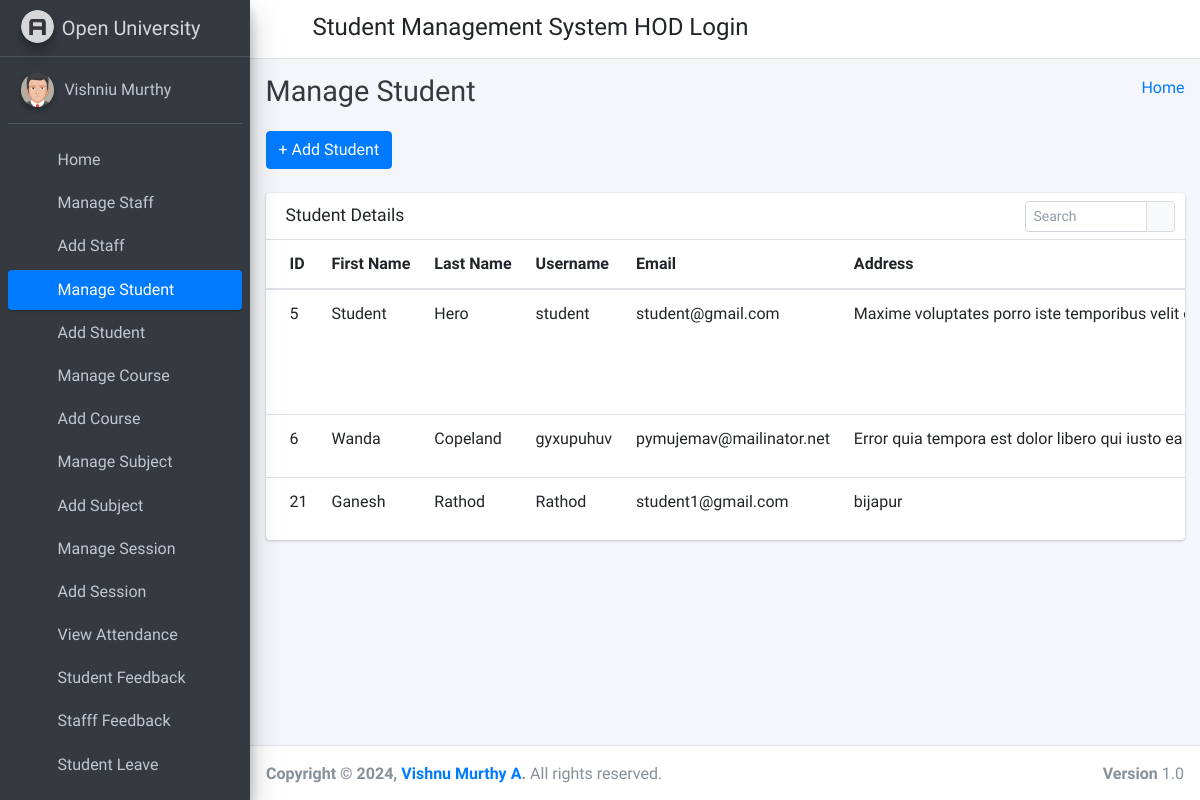
Screenshot of /manage_student/ (signed in) with the database file from the repository.
### student_management_app/models.py (models this page shows)
class CustomUser(AbstractUser):
    user_type_data = ((1, "HOD"), (2, "Staff"), (3, "Student"))
    user_type = models.CharField(default=1, choices=user_type_data, max_length=10)

class Students(models.Model):
    id = models.AutoField(primary_key=True)
    admin = models.OneToOneField(CustomUser, on_delete = models.CASCADE)
    gender = models.CharField(max_length=50)
    profile_pic = models.FileField()
    address = models.TextField()
    course_id = models.ForeignKey(Courses, on_delete=models.DO_NOTHING, default=1)
    session_year_id = models.ForeignKey(SessionYearModel, on_delete=models.CASCADE)
    created_at = models.DateTimeField(auto_now_add=True)
    updated_at = models.DateTimeField(auto_now=True)
    objects = models.Manager()

### student_management_app/HodViews.py (the view)
# urls.py: path('manage_student/', HodViews.manage_student, name="manage_student"),
def manage_student(request):
    students = Students.objects.all()
    context = {
        "students": students
    }
    return render(request, 'hod_template/manage_student_template.html', context)

### student_management_app/LoginCheckMiddleWare.py (called while the page is built, shortened)
    def process_view(self, request, view_func, view_args, view_kwargs):
        modulename = view_func.__module__
        user = request.user
        if user.is_authenticated:
            if user.user_type == "1":
                if modulename == "student_management_app.HodViews":
                    pass
                elif modulename == "student_management_app.views" or modulename == "django.views.static":
                    pass
                else:
                    return redirect("admin_home")
            else:
                return redirect("login")
        else:
            if request.path == reverse("login") or request.path == reverse("doLogin"):
                pass
            else:
                return redirect("login")

### student_management_app/templates/hod_template/manage_student_template.html (shortened to what this page needs)
{% extends 'hod_template/base_template.html' %}
{% block page_title %}
    Manage Student
{% endblock page_title %}
{% block main_content %}
{% load static %}
<section class="content">
        <div class="container-fluid">
            <a class="btn btn-primary" href="{% url 'add_student' %}" role="button">+ Add Student</a> <br/>&nbsp;
            <div class="row">
                <div class="col-md-12">
                    <div class="card">
                        <div class="card-header">
                            <h3 class="card-title">Student Details</h3>
                            <div class="card-tools">
                            <div class="input-group input-group-sm" style="width: 150px;">
                                <input type="text" name="table_search" class="form-control float-right" placeholder="Search">
                                <div class="input-group-append">
                                <button type="submit" class="btn btn-default"><i class="fas fa-search"></i></button>
                                </div>
                            </div>
                            </div>
                        </div>
                        <div class="card-body table-responsive p-0">
                            <table class="table table-hover text-nowrap">
                            <thead>
                                <tr>
                                <th>ID</th>
                                <th>First Name</th>
                                <th>Last Name</th>
                                <th>Username</th>
                                <th>Email</th>
                                <th>Address</th>
                                </tr>
                            </thead>
                            <tbody>
                                {% for student in students %}
                                <tr>
                                <td>{{ student.admin.id }}</td>
                                <td>{{ student.admin.first_name }}</td>
                                <td>{{ student.admin.last_name }}</td>
                                <td>{{ student.admin.username }}</td>
                                <td>{{ student.admin.email }}</td>
                                <td>{{ student.address }}</td>
                                </tr>
                                {% endfor %}
                            </tbody>
                            </table>
                        </div>
                        </div>
                </div>
            </div>
        </div>
      </section>
  {% endblock main_content %}

### student_management_app/templates/hod_template/base_template.html (shortened to what this page needs)
{% load static %}
<!DOCTYPE html>
<html>
<head>
  <link rel="stylesheet" href="{% static 'fontawesome-free/css/all.min.css' %}">
  <link rel="stylesheet" href="https://code.ionicframework.com/ionicons/2.0.1/css/ionicons.min.css">
  <link rel="stylesheet" href="{% static 'tempusdominus-bootstrap-4/css/tempusdominus-bootstrap-4.min.css' %}">
  <link rel="stylesheet" href="{% static 'icheck-bootstrap/icheck-bootstrap.min.css' %}">
  <link rel="stylesheet" href="{% static 'jqvmap/jqvmap.min.css' %}">
  <link rel="stylesheet" href="{% static 'dist/css/adminlte.min.css'  %}">
  <link rel="stylesheet" href="{% static 'overlayScrollbars/css/OverlayScrollbars.min.css' %}">
  <link rel="stylesheet" href="{% static 'daterangepicker/daterangepicker.css' %}">
  <link rel="stylesheet" href="{% static 'summernote/summernote-bs4.css' %}">
</head>
<body class="hold-transition sidebar-mini layout-fixed">
  <div class="wrapper">
    <nav class="main-header navbar navbar-expand navbar-white navbar-light">
      <ul class="navbar-nav">
        <li class="nav-item">
          <a class="nav-link" data-widget="pushmenu" href="#" role="button"><i class="fas fa-bars"></i></a>
        </li>
      </ul>
      <h4 style="margin-left: 10px; margin-top: 5px;">Student Management System HOD Login</h4>
      <ul class="navbar-nav ml-auto">
      <li class="nav-item dropdown">
        <a class="nav-link" data-toggle="dropdown" href="#" aria-expanded="false">
          <i class="fas fa-cog"></i>
        </a>
      </li>
    </ul>
    </nav>
    {% include 'hod_template/sidebar_template.html' with user=user id=id %}
    <div class="content-wrapper">
      <div class="content-header">
        <div class="container-fluid">
          <div class="row mb-2">
            <div class="col-sm-6">
              <h1 class="m-0 text-dark">
                {% block page_title %}
                {% endblock page_title %}
              </h1>
            </div>
            <div class="col-sm-6">
              <ol class="breadcrumb float-sm-right">
                <li class="breadcrumb-item"><a href="{% url 'admin_home' %}">Home</a></li>
              </ol>
            </div>
          </div>
        </div>
      </div>
      {% block main_content %}
      {% endblock main_content %}
    </div>
    {% include 'hod_template/footer.html' %}
  </div>
</body>
</html>

### student_management_app/templates/hod_template/sidebar_template.html (shortened to what this page needs)
{% load static %}
<aside class="main-sidebar sidebar-dark-primary elevation-4">
      <a href="{% url 'admin_home' %}" class="brand-link">
        <img src="{% static 'dist/img/AdminLTELogo.png' %}" alt="AdminLTE Logo" class="brand-image img-circle elevation-3"
            style="opacity: .8">
        <span class="brand-text font-weight-light">Open University</span>
      </a>
      <div class="sidebar">
        <div class="user-panel mt-3 pb-3 mb-3 d-flex">
          <div class="image">
            <img src="{% static 'dist/img/user2-160x160.jpg' %}" class="img-circle elevation-2" alt="User Image">
          </div>
          <div class="info">
            <a href="{% url 'admin_profile' %}" class="d-block">{{ user.first_name }} {{ user.last_name }}</a>
          </div>
        </div>
        <nav class="mt-2">
          <ul class="nav nav-pills nav-sidebar flex-column" data-widget="treeview" role="menu" data-accordion="false">
            <li class="nav-item">
              {% url 'admin_home' as admin_home %}
              <a href="{{ admin_home }}" class="nav-link {% if request.path == admin_home %} active {% endif %}">
                <i class="nav-icon fas fa-tachometer-alt"></i>
                <p>
                  Home
                </p>
              </a>
            </li>
            <li class="nav-item">
              {% url 'manage_staff' as manage_staff %}
              {% url 'edit_staff' staff_id=id as edit_staff %}
              <a href="{{ manage_staff }}" class="nav-link {% if request.path == manage_staff %} active {% endif %} {% if request.path == edit_staff %} active {% endif %}">
                <i class="nav-icon fas fa-chalkboard-teacher"></i>
                <p>
                  Manage Staff
                </p>
              </a>
            </li>
            <li class="nav-item">
              {% url 'add_staff' as add_staff %}
              <a href="{{ add_staff }}" class="nav-link {% if request.path == add_staff %} active {% endif %}">
                <i class="nav-icon fas fa-th"></i>
                <p>
                  Add Staff
                </p>
              </a>
            </li>
            <li class="nav-item">
              {% url 'manage_student' as manage_student %}
              {% url 'edit_student' student_id=id as edit_student %}
              <a href="{{ manage_student }}" class="nav-link {% if request.path == manage_student %} active {% endif %} {% if request.path == edit_student %} active {% endif %}">
                <i class="nav-icon fas fa-user-graduate"></i>
                <p>
                  Manage Student
                </p>
              </a>
            </li>
            <li class="nav-item">
              {% url 'add_student' as add_student %}
              <a href="{{ add_student }}" class="nav-link {% if request.path == add_student %} active {% endif %}">
                <i class="nav-icon fas fa-th"></i>
                <p>
                  Add Student
                </p>
              </a>
            </li>
            <li class="nav-item">
              {% url 'manage_course' as manage_course %}
              {% url 'edit_course' course_id=id as edit_course %}
              <a href="{{ manage_course }}" class="nav-link {% if request.path == manage_course %} active {% endif %} {% if request.path == edit_course %} active {% endif %}">
                <i class="nav-icon fas fa-chalkboard"></i>
                <p>
                  Manage Course
                </p>
              </a>
            </li>
            <li class="nav-item">
            {% url 'add_course' as add_course %}
              <a href="{{ add_course }}" class="nav-link {% if request.path == add_course %} active {% endif %}">
                <i class="nav-icon fas fa-th"></i>
                <p>
                  Add Course
                </p>
              </a>
            </li>
            <li class="nav-item">
              {% url 'manage_subject' as manage_subject %}
              {% url 'edit_subject' subject_id=id as edit_subject %}
              <a href="{{ manage_subject }}" class="nav-link {% if request.path == manage_subject %} active {% endif %} {% if request.path == edit_subject %} active {% endif %}">
                <i class="nav-icon fas fa-book"></i>
                <p>
                  Manage Subject
                </p>
              </a>
            </li>
            <li class="nav-item">
              {% url 'add_subject' as add_subject %}
              <a href="{{ add_subject }}" class="nav-link {% if request.path == add_subject %} active {% endif %}">
                <i class="nav-icon fas fa-th"></i>
                <p>
                  Add Subject
                </p>
              </a>
            </li>
            <li class="nav-item">
              {% url 'manage_session' as manage_session %}
              {% url 'edit_session' session_id=id as edit_session %}
              <a href="{{ manage_session }}" class="nav-link {% if request.path == manage_session %} active {% endif %} {% if request.path == edit_session %} active {% endif %}">
                <i class="nav-icon fas fa-graduation-cap"></i>
                <p>
                  Manage Session
                </p>
              </a>
            </li>
            <li class="nav-item">
              {% url 'add_session' as add_session %}
              <a href="{{ add_session }}" class="nav-link {% if request.path == add_session %} active {% endif %}">
                <i class="nav-icon fas fa-th"></i>
                <p>
                  Add Session
                </p>
              </a>
            </li>
            <li class="nav-item">
              {% url 'admin_view_attendance' as admin_view_attendance %}
              <a href="{{ admin_view_attendance }}" class="nav-link {% if request.path == admin_view_attendance %} active {% endif %}">
                <i class="nav-icon fas fa-calendar-alt"></i>
                <p>
                  View Attendance
                </p>
              </a>
            </li>
            <li class="nav-item">
              {% url 'student_feedback_message' as student_feedback_message %}
              <a href="{{ student_feedback_message }}" class="nav-link {% if request.path == student_feedback_message %} active {% endif %}">
                <i class="nav-icon fas fa-th"></i>
                <p>
                  Student Feedback
                </p>
              </a>
            </li>
            <li class="nav-item">
              {% url 'staff_feedback_message' as staff_feedback_message %}
              <a href="{{ staff_feedback_message }}" class="nav-link {% if request.path == staff_feedback_message %} active {% endif %}">
                <i class="nav-icon fas fa-th"></i>
                <p>
                  Stafff Feedback
                </p>
              </a>
            </li>
            <li class="nav-item">
              {% url 'student_leave_view' as student_leave_view %}
              <a href="{{ student_leave_view }}" class="nav-link {% if request.path == student_leave_view %} active {% endif %}">
                <i class="nav-icon fas fa-th"></i>
                <p>
                  Student Leave
                </p>
              </a>
            </li>
            <li class="nav-item">
              {% url 'staff_leave_view' as staff_leave_view %}
              <a href="{{ staff_leave_view }}" class="nav-link {% if request.path == staff_leave_view %} active {% endif %}">
                <p>
                </p>
              </a>
            </li>
          </ul>
        </nav>
      </div>
    </aside>

### student_management_app/templates/hod_template/footer.html
<footer class="main-footer">
      <strong>Copyright &copy; {% now "Y" %}, <a href="https://www.instagram.com/kingvishnuraj/?hl=en">Vishnu Murthy A</a>.</strong>
      All rights reserved.
      <div class="float-right d-none d-sm-inline-block">
        <b>Version</b> 1.0
      </div>
    </footer>

### rows the page displays
CustomUser: first_name "Vishniu", last_name "Murthy"
Students: admin.id "5", admin.first_name "Student", admin.last_name "Hero", admin.username "student", admin.email "student@gmail.com", address "Maxime voluptates porro iste temporibus velit…"
Students: admin.id "6", admin.first_name "Wanda", admin.last_name "Copeland", admin.username "gyxupuhuv", admin.email "pymujemav@mailinator.net", address "Error quia tempora est dolor libero qui iusto ea"
Students: admin.id "21", admin.first_name "Ganesh", admin.last_name "Rathod", admin.username "Rathod", admin.email "student1@gmail.com", address "bijapur"
